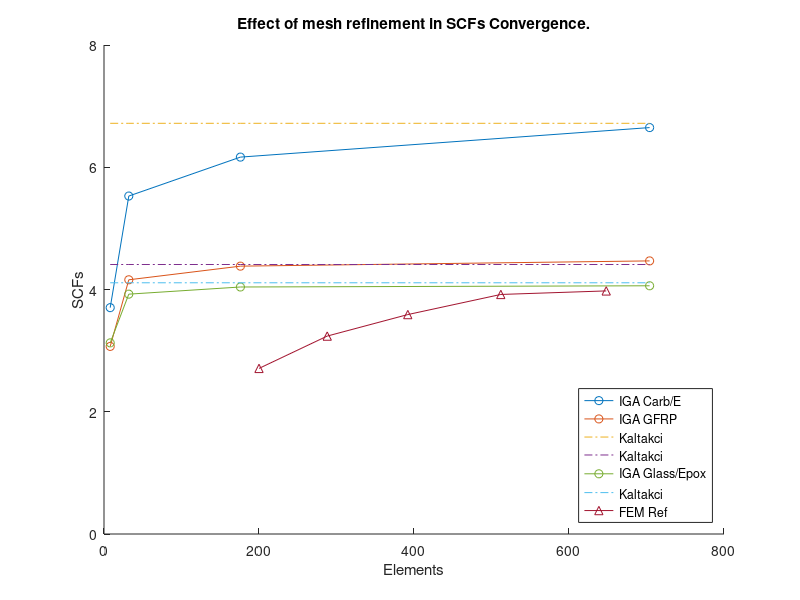

Write MATLAB code to recreate this figure. (Note: this script raises an error after producing the figure.)
carbon  = [3.703 5.529 6.166 6.649];
GFRP   = [3.069 4.159 4.382 4.468];
GEBIso  = [3.127 3.924 4.041 4.061];
GEB  = [2.709 3.238 3.590 3.919 3.977 ];
Kal4 = [4.11 4.11 4.11 4.11 ];
Kal5 = [6.719 6.719 6.719 6.719 ];
Kal6 = [4.409 4.409 4.409 4.409];

% Number of elements
Fem = [200 288 392 512 648];
IGA = [8 32 176 704 ];

figure(6)
hold on

plot(IGA,carbon,'-o')
plot(IGA,GFRP,'-o')
plot(IGA,Kal5,'-.')
plot(IGA,Kal6,'-.')
plot(IGA,GEBIso,'-o')
plot(IGA,Kal4,'-.')
plot(Fem,GEB,'-^')
DataplotIso = [IGA',Kal5',Kal4', Kal6', carbon', GFRP', GEBIso'];
DataplotFem = [Fem',GEB'];
ylim([0 8])
xlabel('Elements')
ylabel('SCFs')
title('Effect of mesh refinement in SCFs Convergence.')
legend({'IGA Carb/E','IGA GFRP','Kaltakci', 'Kaltakci','IGA Glass/Epox','Kaltakci','FEM Ref'},'Location','SouthEast')

H=gca;
H.LineWidth=1.5; 





